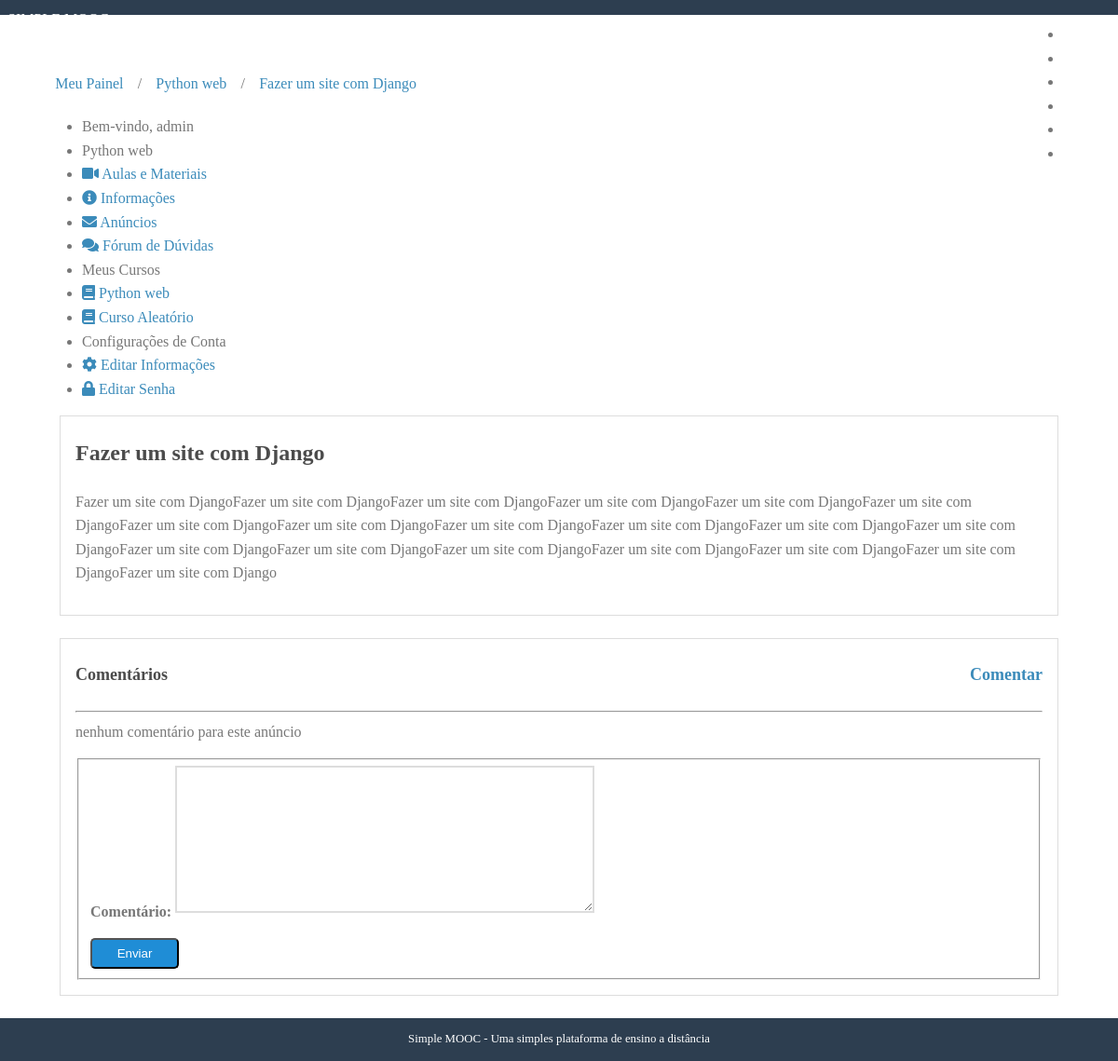
Page /cursos/python-web/anuncios/16 (signed in) on the earlier database version.
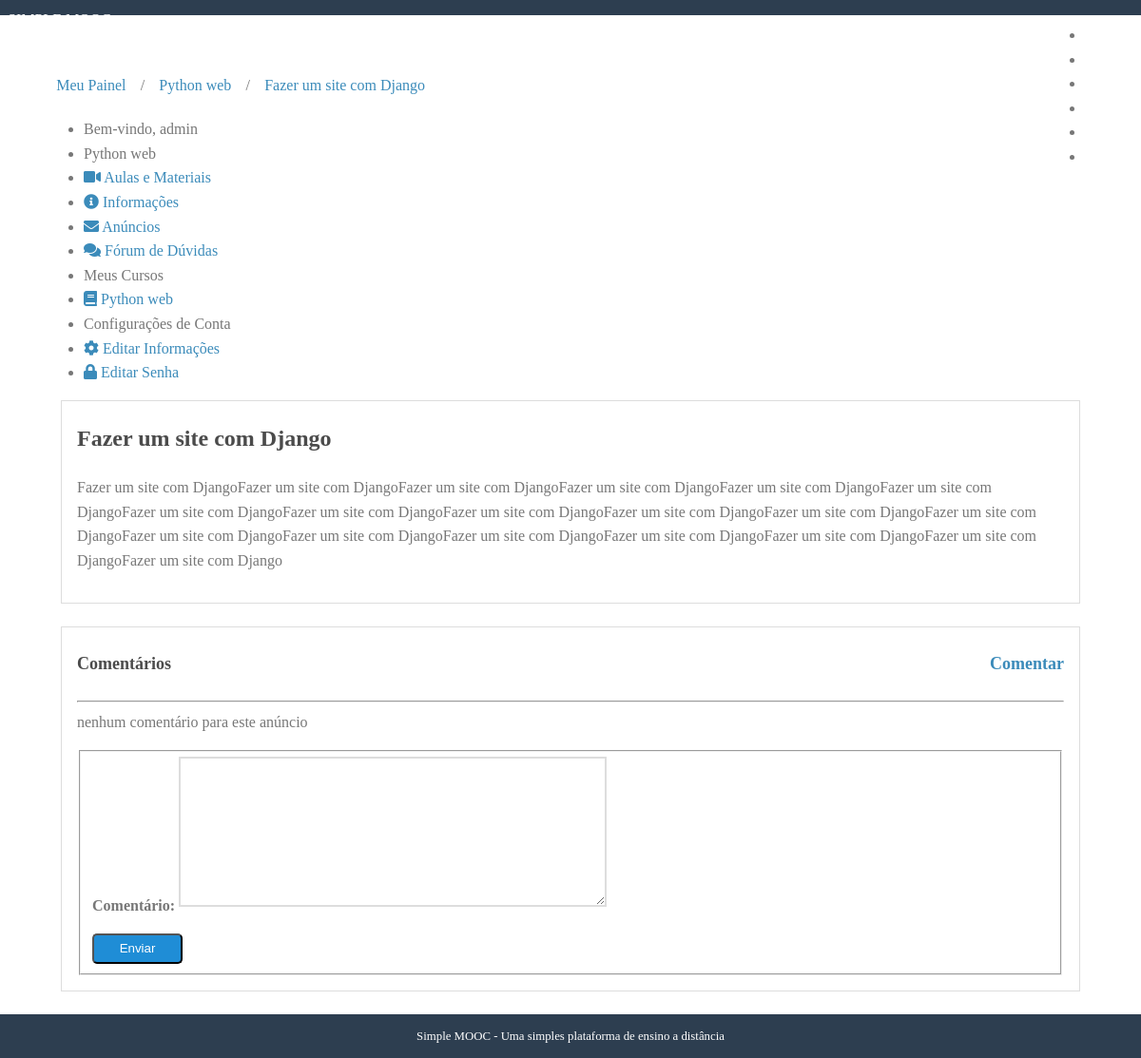
Same page on the later database version.
### courses/models.py (models this page shows, shortened)
class Enrollment(models.Model):
    STATUS_CHOICES = (
        (0, 'Pendente'),
        (1, 'Aprovado'),
        (2, 'Cancelado')
    )
    user = models.ForeignKey(
        settings.AUTH_USER_MODEL, verbose_name='Usuário',
        related_name='enrollments', on_delete=models.CASCADE,
    )
    course = models.ForeignKey(
        Course, verbose_name='Curso',
        related_name='enrollments', on_delete=models.CASCADE
    )
    status = models.IntegerField('Situação', choices=STATUS_CHOICES,
        default = 0,
        blank = True,
    )
    created_at = models.DateTimeField('Criado em', auto_now_add=True)
    updated_at = models.DateTimeField('Atualizado em', auto_now=True)
    class Meta:
        verbose_name = 'Inscrição'
        verbose_name_plural = 'Incrições'
        unique_together = (('user', 'course'),)

class Course(models.Model):
    name = models.CharField('Nome', max_length=100)
    slug = models.SlugField('Atalho')
    description = models.TextField('Descrição', blank=True)
    about = models.TextField('Sobre o curso', blank = True)
    start_date = models.DateField(
        'Data de inicio', null=True, blank=True
    )
    image = models.ImageField(
        upload_to='courses/images', verbose_name='Imagem',
        null=True, blank=True
    )
    created_at = models.DateField(
        'Criado em', auto_now_add=True
    )
    updated_at = models.DateField(
        'Atualizado em', auto_now = True
    )
    objects = CourseManager()
    def __str__(self):
        return self.name
    class Meta:
        verbose_name = 'Curso'
        verbose_name_plural = 'Cursos'
        ordering = ['name']

### courses/decorators.py (the view, shortened to what this page needs)
    def _wrapper(request, *args, **kwargs):
        slug = kwargs['slug']
        course = get_object_or_404(Course, slug=slug)
        has_permission = request.user.is_staff
        if not has_permission:
            messages.error(request, message)
            return redirect('accounts:dashboard')
        request.course = course
        return view_func(request, *args, **kwargs)

### courses/forms.py
class CommentForm(forms.ModelForm):
    class Meta:
        model = Comment
        fields = ['comment']

### accounts/models.py (called while the page is built)
    def __str__(self):
        return self.name or self.username

### accounts/templatetags/courses_tags.py (called while the page is built)
@register.simple_tag
def load_my_courses(user):
    return Enrollment.objects.filter(user=user)

### courses/models.py (called while the page is built)
    def __str__(self):
        return self.title

### courses/views.py (called while the page is built, shortened)
@login_required
@enrollment_required
def show_announcement(request, slug, pk):
    course = request.course
    announcement = get_object_or_404(course.announcements.all(), pk=pk)
    form = CommentForm(request.POST or None)
    template = 'courses/show_announcement.html'
    context = {
        'course': course,
        'announcement': announcement,
        'form': form
    }
    return render(request, template, context)

### courses/templates/courses/show_announcement.html (shortened to what this page needs)
{% extends "courses/course_dashboard.html" %}
{% block breadcrumb %}
    {{ block.super }}
    <li>/</li>
    <li>
        <a href="{% url 'courses:show_announcement' course.slug announcement.pk %}">{{ announcement }}</a>
    </li>
{% endblock breadcrumb %}
{% block dashboard_content %}
    <div class="well">
        <h2>{{ announcement.title }}</h2>
        {{ announcement.content|linebreaks }}
    </div>
    <div class="well">
        <h4 id="comments">Comentários
            <a class="fright" href="#add_comment">Comentar</a>
        </h4>
        <hr/>
        {% for comment in announcement.comments.all %}
        <p>
            <strong>{{ comment.user }}</strong>
            disse à {{ comment.created_at|timesince }} atrás:
            <br/>
            {{ comment.comment|linebreaksbr }}
        </p>
        <hr>
        {% empty %}
        <p>
            nenhum comentário para este anúncio
        </p>
        {% endfor %}
        <form method="post" class="pure-form pure-form-stacked" id="add_comment">
            <fieldset>
                {% for field in form %}
                <div class="pure-control-group">
                    {{ field.label_tag }}
                    {{ field }}
                </div>
                {% endfor %}
                <div class="pure-controls">
                    <button type="submit" class="pure-button pure-button-primary">Enviar</button>
                </div>
            </fieldset>
        </form>
    </div>
{% endblock dashboard_content %}

### accounts/templates/accounts/dashboard.html (shortened to what this page needs)
{% extends 'base.html' %}
{% load courses_tags %}
{% block content %}
    {% load_my_courses user as enrollments %}
    <div class="pure-g-r content-ribbon">
        <div class="pure-u-1">
            <ul class="breadcrumb">
                {% block breadcrumb %}
                    <li>
                        <a href="{% url 'accounts:dashboard' %}">Meu Painel</a></li>
                {% endblock breadcrumb %}
            </ul>
        </div>
        <div class=" pure-u-1-3"="pure-u-1-3"">
                            <div class="pure-menu pure-menu-open">
                                <ul>
                                    <li class="pure-menu-heading">
                                        Bem-vindo,
                                        {{ user }}
                                    </li>
                                    {% block menu_options %}
                                        <li class="pure-menu-heading">Meus Cursos</a>
                                        {% for enrollment in enrollments %}
                                            <li>
                                                <a href="{% url 'courses:announcements' enrollment.course.slug %}">
                                                    <i class="fas fa-book"></i>
                                                    {{ enrollment.course }}
                                                </a>
                                            </li>
                                            {% empty %}
                                            <li>Nenhum curso encontrado</li>
                                        {% endfor %}
                                        <li class="pure-menu-heading">Configurações de Conta</li>
                                        <li>
                                            <a href="{% url 'accounts:edit' %}">
                                                <i class="fas fa-cog"></i>
                                                Editar Informações
                                            </a>
                                        </li>
                                        <li>
                                            <a href="{% url 'accounts:edit_password' %}">
                                                <i class="fas fa-lock"></i>
                                                Editar Senha
                                            </a>
                                        </li>
                                    {% endblock menu_options %}
                                </ul>
                            </div>
                        </div>
                        <div class="pure-u-2-3">
                            <div class="inner">
                                {% block dashboard_content %}{% endblock dashboard_content %}
                            </div>
                        </div>
                    </div>
                {% endblock content %}

Differences in the rows shown:
removed Enrollment: course "Curso Aleatório"
